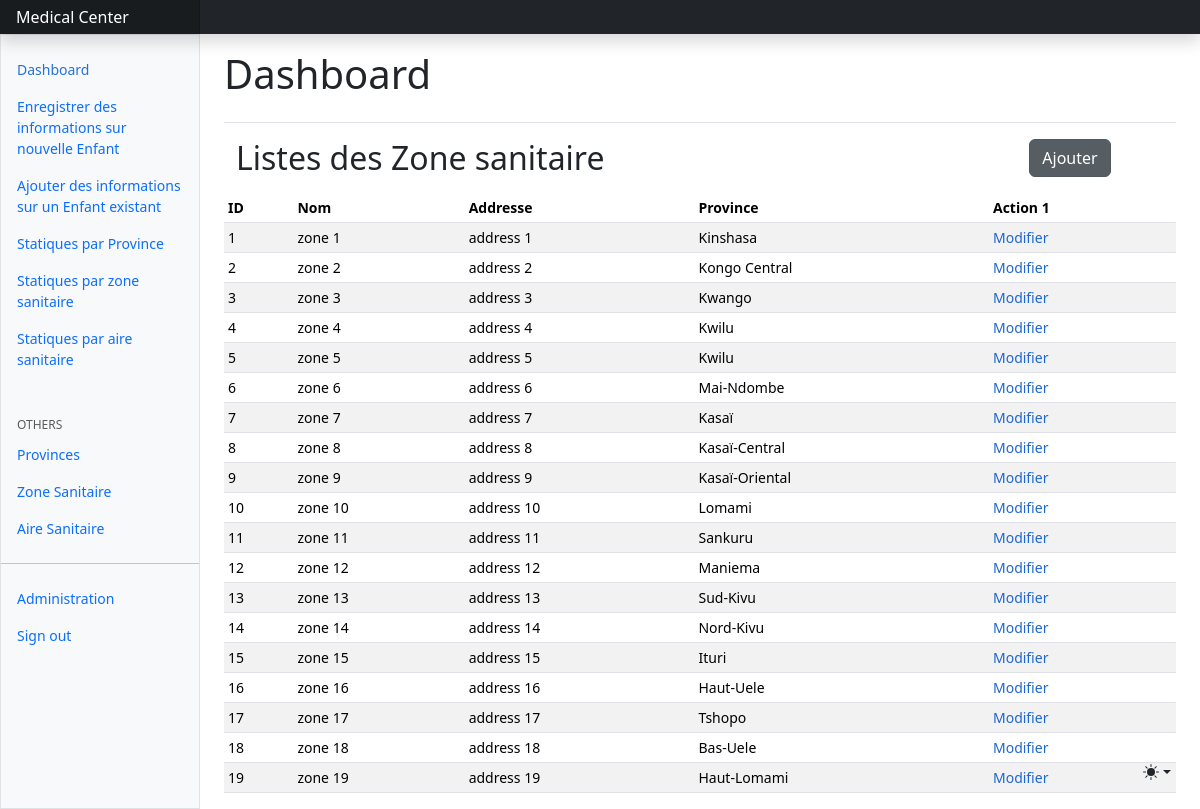
/index/zone-sanitaire/list/ (signed in), run on an earlier commit of the app's database.
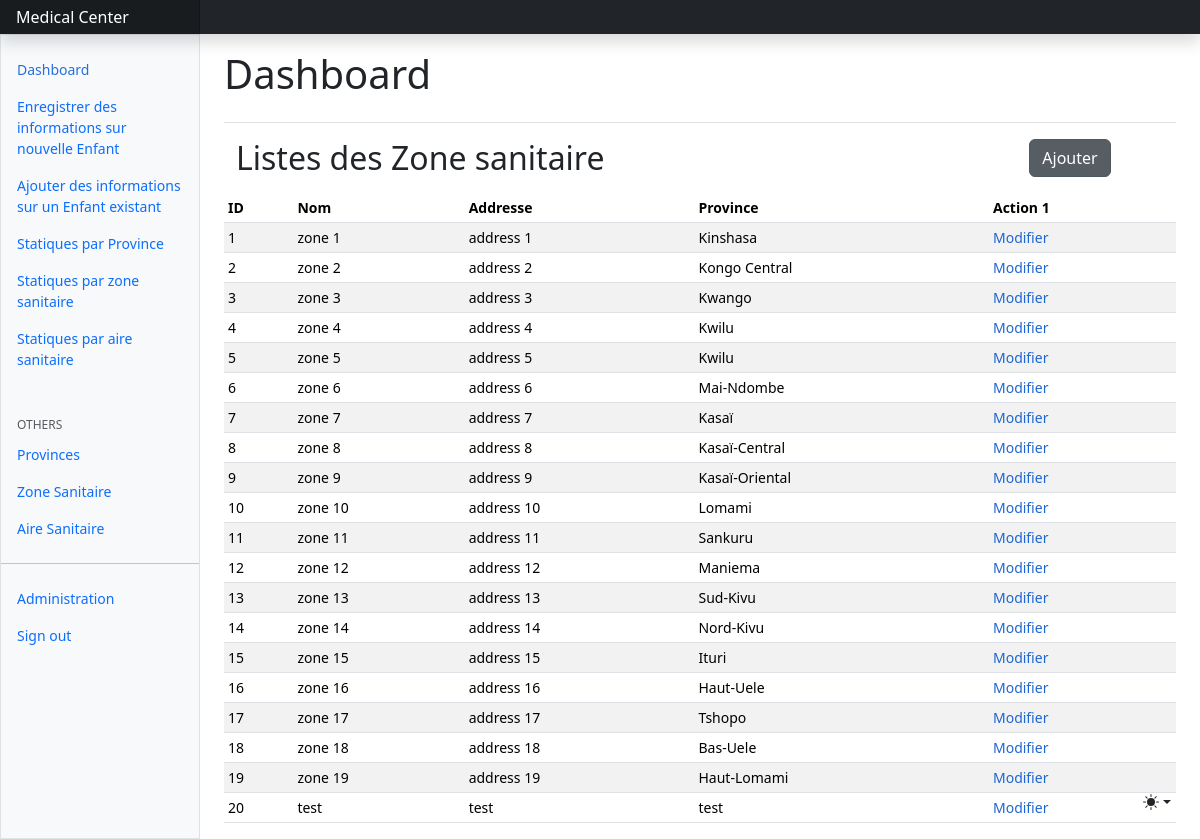
And on a later commit of the database.
### core/models.py (models this page shows, shortened)
class ZoneSanitaire(models.Model):
    code_zone = models.BigAutoField(primary_key=True)
    nom_zone = models.CharField(max_length=20, null=False)
    address = models.CharField(max_length=30, null=False)
    code_province = models.ForeignKey(Province, on_delete=models.CASCADE)

class Province(models.Model):
    code_province = models.BigAutoField(primary_key=True)
    nom_province = models.CharField(max_length=20, null=False)
    def __str__(self) -> str:
        return self.nom_province

### core/views.py (the view)
# urls.py: path('index/zone-sanitaire/list/',zone_sanitaire_list,name='zone_sanitaire_list'),
@login_required
def zone_sanitaire_list(request):
    zone_sanitaires = ZoneSanitaire.objects.all()
    return render(request,'zone_sanitaire_list.html',{'zone_sanitaires':zone_sanitaires,'view':'create'})

### core/templates/zone_sanitaire_list.html (shortened to what this page needs)
{% extends "index.html" %}
{% block content %}
<div class="mb-2 container">
    <div
        class="row"
    >
        <div class="col-10"><h2>Listes des Zone sanitaire</h2></div>
        <div class="col-2">
            <a href="{%url 'core:zone_sanitaire_create'%}" class="btn btn-secondary  active" role="button" aria-pressed="true">Ajouter</a>
        </div>
    </div>
</div>
<div class="table-responsive small">
  <table class="table table-striped table-sm">
    <thead>
      <tr>
        <th scope="col">ID</th>
        <th scope="col">Nom</th>
        <th scope="col">Addresse</th>
        <th scope="col">Province</th>
        <th scope="col">Action 1</th>
      </tr>
    </thead>
    <tbody>
        {% for zone_sanitaire in zone_sanitaires %}
        <tr>
            <td>{{zone_sanitaire.code_zone}}</td>
            <td>{{zone_sanitaire.nom_zone}}</td>
            <td>{{zone_sanitaire.address}}</td>
            <td>{{zone_sanitaire.code_province}}</td>
            <td>
                <a class="mdf"href="{%url 'core:zone_sanitaire_update' zone_sanitaire.code_zone%}" style="color:rgb(30, 102, 209); text-decoration:none;">Modifier</a>
            </td>
        </tr>
        {% endfor %}
    </tbody>
  </table>
</div>
{% endblock content %}

What changed in the data, as far as the page shows it:
added ZoneSanitaire: code_zone "20", nom_zone "test", address "test", code_province "test"
